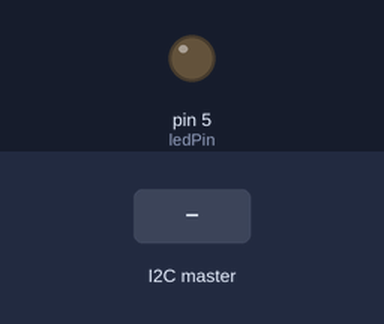
The sketch below on a simulated Arduino Uno, built with avr-gcc and run on an emulated ATmega328P. On the bench: output pins drawn as LEDs (lit = HIGH). The test bench sets the inputs (shaded band).

Above: at 1.2 s.
1.3 s: the I2C master sends "S"
At 1.9 s:
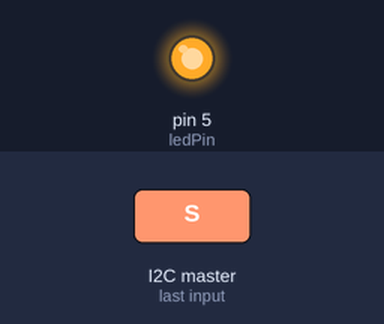
2.8 s: the I2C master sends "X"
At 4.0 s:
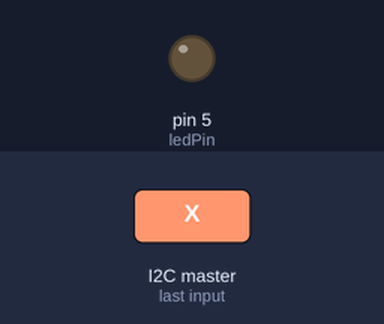
4.3 s: the I2C master sends "T"
At 5.4 s:
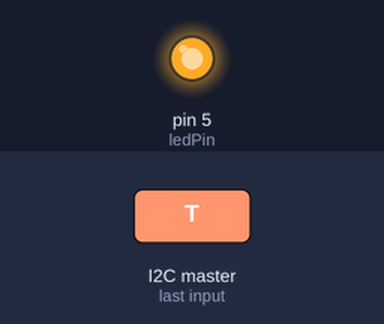
Timing chart, 0 to 7.3 s (numbered marks = the images above; inputs shaded):
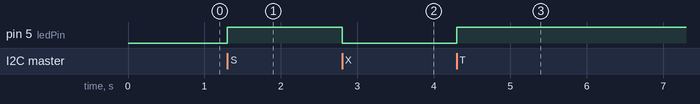

The sketch:

Slave.ino
```cpp
//Slave 1
#include <Wire.h>

const int ledPin = 5;
bool ledStatus;

void setup() {
    Wire.begin(1);
    Wire.onReceive(evalI2C);
    pinMode(5, OUTPUT);
}

void loop() {
    digitalWrite(ledPin, ledStatus);
}

void evalI2C(int len) {
    while (Wire.available()) {
        byte byte = Wire.read();
        char chr = char(byte);

        switch (chr) {
            case 'S':
                ledStatus = true;
                break;

            case 'X':
                ledStatus = false;
                break;

            case 'T':
                ledStatus ^= true;
                break;
        }
    }
}
```

Measured:
- after the input at 1.3 s, pin 5 (ledPin): LOW → HIGH at once
- after the input at 2.8 s, pin 5 (ledPin): HIGH → LOW at once
- after the input at 4.3 s, pin 5 (ledPin): LOW → HIGH at once
